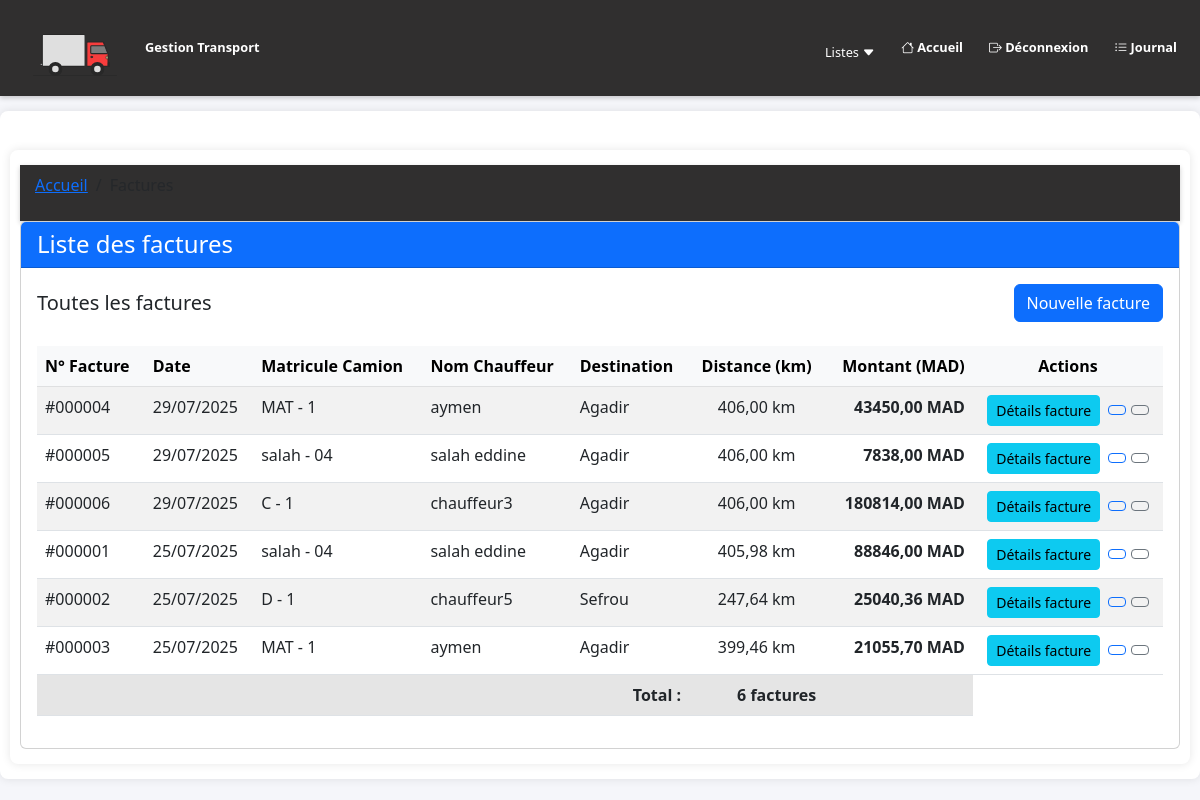
The page /factures/ on the database its author committed.
### app/models.py (models this page shows, shortened)
class Facture(models.Model):
    id_facture = models.AutoField(primary_key=True)
    affectation = models.ForeignKey('Affectation', on_delete=models.CASCADE, related_name='factures')
    poids_marchandise = models.FloatField(validators=[MinValueValidator(0.1)], help_text="Poids en tonnes")
    destination = models.CharField(max_length=200)
    latitude_depart = models.FloatField(null=True, blank=True, help_text="Laisser vide pour utiliser la position GPS actuelle")
    longitude_depart = models.FloatField(null=True, blank=True, help_text="Laisser vide pour utiliser la position GPS actuelle")
    latitude_destination = models.FloatField(null=True, blank=True, help_text="Rempli automatiquement à partir de l'adresse de destination")
    longitude_destination = models.FloatField(null=True, blank=True, help_text="Rempli automatiquement à partir de l'adresse de destination")
    distance_km = models.FloatField(null=True, blank=True, default=0, help_text="Distance en kilomètres, calculée automatiquement")
    frais_marchandise = models.DecimalField(max_digits=10, decimal_places=2, editable=False)
    prix_par_km = models.DecimalField(max_digits=10, decimal_places=2, validators=[MinValueValidator(0)])
    prix_par_tonne = models.DecimalField(max_digits=10, decimal_places=2, validators=[MinValueValidator(0)])
    date_facture = models.DateField(auto_now_add=True)
    montant_total = models.DecimalField(max_digits=10, decimal_places=2, editable=False)
    class Meta:
        ordering = ['-date_facture']
        verbose_name = 'Facture'
        verbose_name_plural = 'Factures'

class Affectation(models.Model):
    id = models.AutoField(primary_key=True)
    chauffeur = models.ForeignKey('chauffeur', on_delete=models.CASCADE)
    camion = models.ForeignKey('camion', on_delete=models.CASCADE)
    prestataire = models.ForeignKey('prestataire', on_delete=models.CASCADE, null=True, blank=True)
    qr_code = models.ImageField(upload_to='qr_codes/', blank=True, null=True)

class camion(models.Model):
    id_camion = models.AutoField(primary_key=True)
    id_chauffeur = models.ForeignKey('chauffeur', on_delete=models.CASCADE)
    id_prestataire = models.ForeignKey('prestataire', on_delete=models.SET_NULL, null=True, blank=True)
    matricule_camion = models.CharField(max_length=20, unique=True)
    capacite = models.DecimalField(max_digits=10, decimal_places=2)

class chauffeur(models.Model):
    id_chauffeur = models.AutoField(primary_key=True)
    nom_chauffeur = models.CharField(max_length=50)
    prenom_chauffeur = models.CharField(max_length=50)
    permis_chauffeur = models.CharField(max_length=20, unique=True)
    prestataire = models.ForeignKey('prestataire', on_delete=models.CASCADE, null=True, blank=True)
    qr_code = models.ImageField(upload_to='qr_codes/', blank=True, null=True)

### app/views.py (the view)
# urls.py: path('factures/', views.liste_factures, name='facture_list'),
def liste_factures(request):
    factures = Facture.objects.select_related('affectation', 'affectation__camion', 'affectation__chauffeur').all()
    return render(request, 'facture/liste_factures.html', {
        'factures': factures,
        'title': 'Liste des factures'
    })

### app/templates/facture/liste_factures.html (shortened to what this page needs)
{% extends 'facture/base.html' %}
{% block title %}Liste des factures{% endblock %}
{% block breadcrumb %}
    <li class="breadcrumb-item active">Factures</li>
{% endblock %}
{% block facture_content %}
    <div class="d-flex justify-content-between align-items-center mb-4">
        <h5 class="mb-0">Toutes les factures</h5>
        <a href="{% url 'creer_facture' %}" class="btn btn-primary">
             Nouvelle facture
        </a>
    </div>
    {% if factures %}
        <div class="table-responsive">
            <table class="table table-striped table-hover">
                <thead class="table-light">
                    <tr>
                        <th>N° Facture</th>
                        <th>Date</th>
                        <th>Matricule Camion</th>
                        <th>Nom Chauffeur</th>
                        <th>Destination</th>
                        <th class="text-center">Distance (km)</th>
                        <th class="text-end">Montant (MAD)</th>
                        <th class="text-center">Actions</th>
                    </tr>
                </thead>
                <tbody>
                    {% for facture in factures %}
                    <tr>
                        <td>#{{ facture.id_facture|stringformat:"06d" }}</td>
                        <td>{{ facture.date_facture|date:"d/m/Y" }}</td>
                        <td>{{ facture.affectation.camion.matricule_camion }}</td>
                        <td>{{ facture.affectation.chauffeur.nom_chauffeur }}</td>
                        <td>{{ facture.destination|default:"-"|truncatechars:30 }}</td>
                        <td class="text-center">
                            {% if facture.distance_km %}
                                {{ facture.distance_km|floatformat:2 }} km
                            {% else %}
                                -
                            {% endif %}
                        </td>
                        <td class="text-end fw-bold">{{ facture.montant_total|floatformat:2 }} MAD</td>
                        <td class="text-center">
                            <a href="{% url 'facture_detail' facture.id_facture %}" class="btn btn-sm btn-info me-1" title="Détails facture">
                                 Détails facture
                            </a>
                            <a href="#" class="btn btn-sm btn-outline-primary" title="Voir">
                            </a>
                            <a href="#" class="btn btn-sm btn-outline-secondary" title="Télécharger">
                            </a>
                        </td>
                    </tr>
                    {% endfor %}
                </tbody>
                <tfoot>
                    <tr class="table-active">
                        <td colspan="5" class="text-end fw-bold">Total :</td>
                        <td class="text-end fw-bold">{{ factures|length }} facture{{ factures|length|pluralize:"s" }}</td>
                        <td></td>
                    </tr>
                </tfoot>
            </table>
        </div>
    {% else %}
        <div class="alert alert-info">
            <i class="fas fa-info-circle me-2"></i>
            Aucune facture n'a été enregistrée pour le moment.
        </div>
    {% endif %}
{% endblock %}

### app/templates/base.html (style rules this page uses)
body { font-family: 'Segoe UI', Tahoma, Geneva, Verdana, sans-serif; background-color: #f5f6fa; color: #2f3640; margin: 0; padding: 0; padding-bottom: 20px; overflow-x: hidden; }

### rows shown on the page
Facture: id_facture "000004", date_facture "29/07/2025", affectation.camion.matricule_camion "MAT - 1", affectation.chauffeur.nom_chauffeur "aymen", destination "Agadir", distance_km "406,00", montant_total "43450,00"
Facture: id_facture "000005", date_facture "29/07/2025", affectation.camion.matricule_camion "salah - 04", affectation.chauffeur.nom_chauffeur "salah eddine", destination "Agadir", distance_km "406,00", montant_total "7838,00"
Facture: id_facture "000006", date_facture "29/07/2025", affectation.camion.matricule_camion "C - 1", affectation.chauffeur.nom_chauffeur "chauffeur3", destination "Agadir", distance_km "406,00", montant_total "180814,00"
Facture: id_facture "000001", date_facture "25/07/2025", affectation.camion.matricule_camion "salah - 04", affectation.chauffeur.nom_chauffeur "salah eddine", destination "Agadir", distance_km "405,98", montant_total "88846,00"
Facture: id_facture "000002", date_facture "25/07/2025", affectation.camion.matricule_camion "D - 1", affectation.chauffeur.nom_chauffeur "chauffeur5", destination "Sefrou", distance_km "247,64", montant_total "25040,36"
Facture: id_facture "000003", date_facture "25/07/2025", affectation.camion.matricule_camion "MAT - 1", affectation.chauffeur.nom_chauffeur "aymen", destination "Agadir", distance_km "399,46", montant_total "21055,70"

### other values the page prints
{{ factures|length }} "6"
